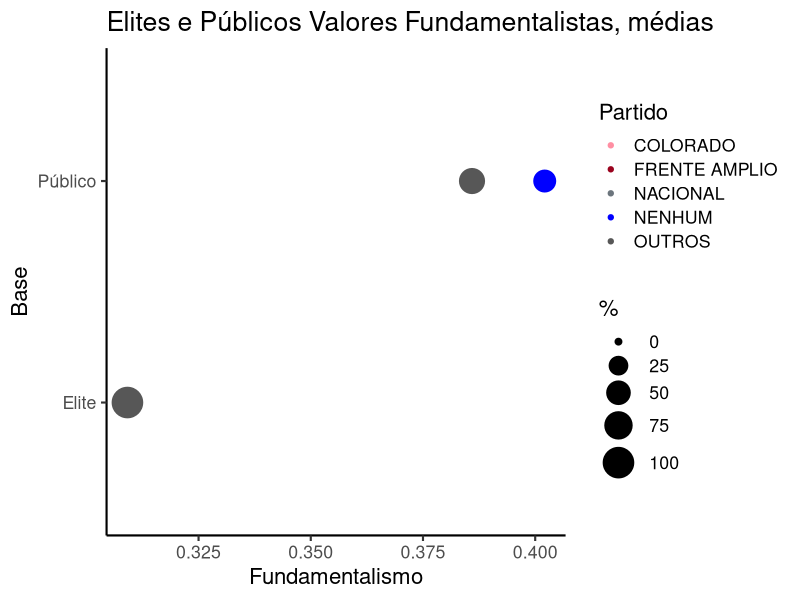
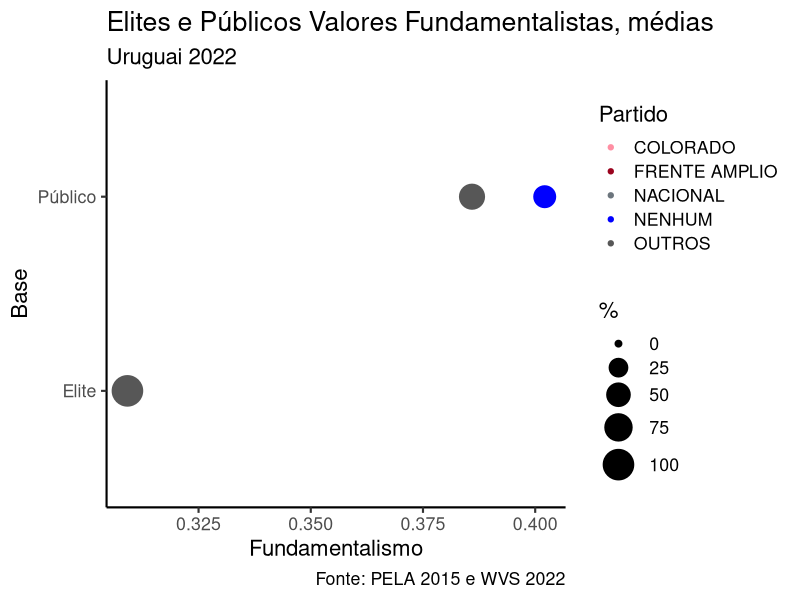

These figures' R source, in order:
library(tidyverse)
library(gridExtra)
library(RColorBrewer)
elite <- read_csv("elite.csv")
povo <- read_csv("povo.csv")
summary(elite) 
summary(povo) 
table(elite$partido)
table(povo$partido)

elite$partido <- factor(elite$partido,
                        levels = c("COLORADO", "FRENTE AMPLIO", "NACIONAL", "OUTROS"))
povo$partido <- factor(povo$partido,
                       levels = c("COLORADO", "FRENTE AMPLIO","NACIONAL", "NENHUM", "OUTROS" ))
table(elite$partido)
table(povo$partido)

povo_fundamentalismo <- tapply(povo$fundamentalismo, povo$partido,
                               FUN=function (x) mean(x, na.rm = TRUE))
elite_fundamentalismo <- tapply(elite$fundamentalismo, elite$partido,
                                FUN= function (x) mean(x, na.rm = TRUE))
povo_fundamentalismo
elite_fundamentalismo

povo_fundamentalismo <- as.numeric(povo_fundamentalismo)
elite_fundamentalismo <- as.numeric(elite_fundamentalismo)
Base <- c(rep("Elite", 4), rep("Público", 5))
Partido <- c("COLORADO", "FRENTE AMPLIO", "NACIONAL", "OUTROS",
             "COLORADO", "FRENTE AMPLIO", "NACIONAL", "OUTROS",
             "NENHUM")
Values <- c(elite_fundamentalismo, povo_fundamentalismo)
prop.table(table(elite$partido))*100
prop.table(table(povo$partido))*100
hh1 <- c(prop.table(table(elite$partido))*100,
         prop.table(table(povo$partido))*100)

graf1 <- data.frame(Base,Partido,Values,hh1)

f1 <- graf1 %>%
  dplyr::filter(Partido %in% c("COLORADO", "FRENTE AMPLIO", "NACIONAL", "NENHUM", "OUTROS")) %>%
  ggplot(aes(x=Values, y=Base, size = hh1, color = Partido)) +
  geom_point(alpha=1) + 
  theme_classic(base_size = 16)+
  scale_size(range = c(2,10), name="%") +
  scale_y_discrete() +
  scale_x_continuous(name="Fundamentalismo", limits=c()) +
  scale_color_manual(values = c("#ff8fa3", "#9a031e", "#6c757d", "blue", "gray34", "gray68")) +
  ggtitle("Elites e Públicos Valores Fundamentalistas, médias")

f1


f1 + labs(subtitle = "Uruguai 2022",
          caption = "Fonte: PELA 2015 e WVS 2022")
